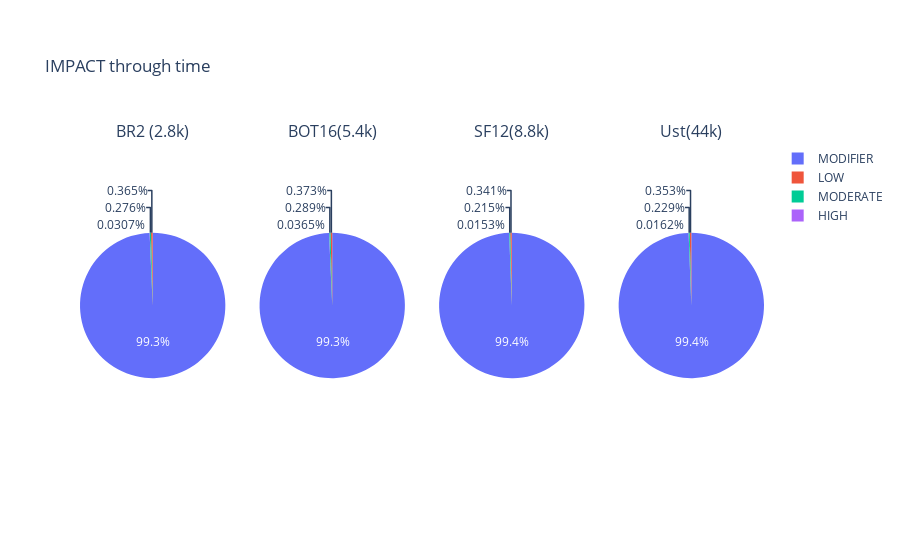

This figure's notebook cell:
### Code cell
fig = make_subplots(1, 4, specs=[[{'type':'domain'}, {'type':'domain'}, {'type':'domain'}, {'type':'domain'}]],
                    subplot_titles=['BR2 (2.8k)', 'BOT16(5.4k)','SF12(8.8k)','Ust(44k)'])

fig.add_trace(go.Pie(labels=count_imp_bwa_BR2["ID"], values=count_imp_bwa_BR2["pct"], scalegroup='one',
                     name="BWA"), 1, 1)
fig.add_trace(go.Pie(labels=count_imp_bwa_BOT["ID"], values=count_imp_bwa_BOT["pct"], scalegroup='one',
                     name="BWA"), 1, 2)
fig.add_trace(go.Pie(labels=count_imp_bwa_SF12["ID"], values=count_imp_bwa_SF12["pct"], scalegroup='one',
                     name="BWA"), 1, 3)
#fig.add_trace(go.Pie(labels=count_imp_bwa_Ust["ID"], values=count_imp_bwa_Ust["pct"], scalegroup='one',
                     name="BWA"), 1, 4)

fig.update_layout(title_text='IMPACT through time')
fig.show()

### Figure 1 — Plotly figure (JSON) as saved in the notebook; plotly's stock layout.template omitted (floating-point values rounded to 4 significant figures)
{"data": [{"domain": {"x": [0, 0.2125], "y": [0, 1]}, "labels": ["MODIFIER", "LOW", "MODERATE", "HIGH"], "name": "BWA", "scalegroup": "one", "type": "pie", "values": [99.33, 0.3647, 0.2762, 0.03066]}, {"domain": {"x": [0.2625, 0.475], "y": [0, 1]}, "labels": ["MODIFIER", "LOW", "MODERATE", "HIGH"], "name": "BWA", "scalegroup": "one", "type": "pie", "values": [99.3, 0.3732, 0.2889, 0.03646]}, {"domain": {"x": [0.525, 0.7375], "y": [0, 1]}, "labels": ["MODIFIER", "LOW", "MODERATE", "HIGH"], "name": "BWA", "scalegroup": "one", "type": "pie", "values": [99.43, 0.3412, 0.2146, 0.01531]}, {"domain": {"x": [0.7875, 1], "y": [0, 1]}, "labels": ["MODIFIER", "LOW", "MODERATE", "HIGH"], "name": "BWA", "scalegroup": "one", "type": "pie", "values": [99.4, 0.3529, 0.2289, 0.01621]}], "layout": {"annotations": [{"font": {"size": 16}, "showarrow": false, "text": "BR2 (2.8k)", "x": 0.1062, "xanchor": "center", "xref": "paper", "y": 1, "yanchor": "bottom", "yref": "paper"}, {"font": {"size": 16}, "showarrow": false, "text": "BOT16(5.4k)", "x": 0.3688, "xanchor": "center", "xref": "paper", "y": 1, "yanchor": "bottom", "yref": "paper"}, {"font": {"size": 16}, "showarrow": false, "text": "SF12(8.8k)", "x": 0.6313, "xanchor": "center", "xref": "paper", "y": 1, "yanchor": "bottom", "yref": "paper"}, {"font": {"size": 16}, "showarrow": false, "text": "Ust(44k)", "x": 0.8938, "xanchor": "center", "xref": "paper", "y": 1, "yanchor": "bottom", "yref": "paper"}], "title": {"text": "IMPACT through time"}}}
